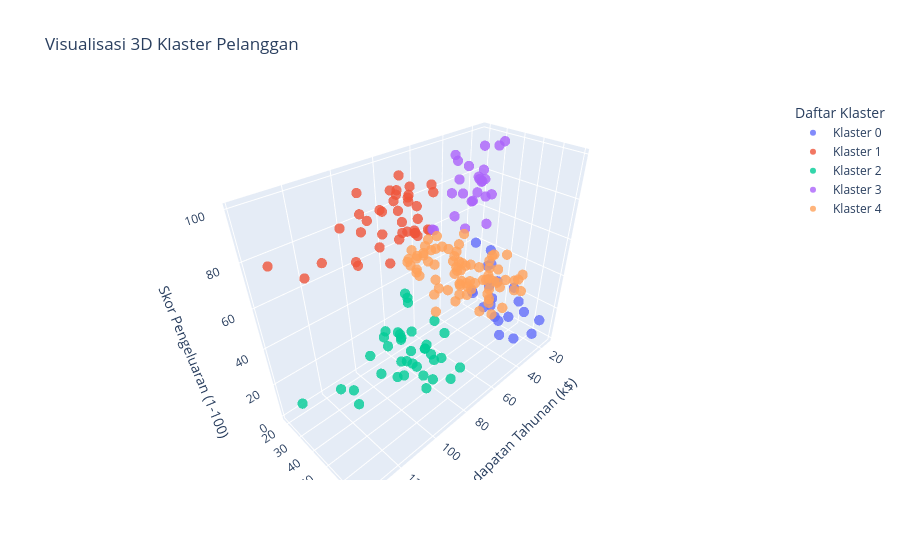

The code cell stored with this chart in its notebook:
### Code cell
import plotly.graph_objects as go
import plotly.express as px
import pandas as pd

# Asumsikan 'df' adalah DataFrame Anda dan sudah memiliki kolom 'Cluster_3D' 

# --- 1. Inisialisasi dan Persiapan ---
data_traces = []
unique_clusters = sorted(df['Cluster'].unique())

# --- PERBAIKAN DI SINI ---
# Mengganti 'Vibrant' dengan 'Plotly' (palet default) atau 'Set2'
colors = px.colors.qualitative.Plotly 

# --- 2. Perulangan untuk Membuat Trace per Klaster ---
for i, cluster_label in enumerate(unique_clusters):
    cluster_df = df[df['Cluster'] == cluster_label]
    
    trace = go.Scatter3d(
        x=cluster_df['Annual Income (k$)'],
        y=cluster_df['Age'],
        z=cluster_df['Spending Score (1-100)'],
        mode='markers',
        marker=dict(
            size=6,
            color=colors[i],
            opacity=0.8
        ),
        name=f'Klaster {cluster_label}'
    )
    data_traces.append(trace)

# --- 3. Pengaturan Layout dan Pembuatan Figure ---
layout = go.Layout(
    title='Visualisasi 3D Klaster Pelanggan',
    scene=dict(
        xaxis_title='Pendapatan Tahunan (k$)',
        yaxis_title='Usia',
        zaxis_title='Skor Pengeluaran (1-100)'
    ),
    legend_title_text='Daftar Klaster'
)

fig = go.Figure(data=data_traces, layout=layout)

# --- 4. Tampilkan Plot ---
fig.show()

### Figure 1 — Plotly figure (JSON) as saved in the notebook; plotly's stock layout.template omitted (floating-point values rounded to 4 significant figures)
{"data": [{"marker": {"color": "#636EFA", "opacity": 0.8, "size": 6}, "mode": "markers", "name": "Klaster 0", "type": "scatter3d", "x": [15, 16, 17, 18, 19, 19, 20, 20, 21, 23, 24, 25, 28, 28, 29, 30, 33, 33, 34, 37, 38, 39, 39], "y": [19, 20, 31, 35, 64, 67, 58, 37, 35, 52, 35, 46, 54, 45, 40, 60, 53, 49, 42, 36, 65, 48, 49], "z": [39, 6, 40, 6, 3, 14, 15, 13, 35, 29, 35, 5, 14, 32, 31, 4, 4, 14, 17, 26, 35, 36, 28]}, {"marker": {"color": "#EF553B", "opacity": 0.8, "size": 6}, "mode": "markers", "name": "Klaster 1", "type": "scatter3d", "x": [69, 70, 71, 71, 71, 72, 73, 73, 74, 75, 76, 77, 77, 78, 78, 78, 78, 78, 78, 79, 81, 85, 86, 87, 87, 87, 88, 88, 93, 97, 98, 99, 101, 103, 103, 113, 120, 126, 137], "y": [39, 31, 40, 38, 39, 31, 29, 32, 35, 32, 32, 28, 32, 34, 39, 38, 27, 30, 30, 29, 31, 36, 33, 32, 28, 36, 30, 27, 35, 32, 29, 30, 28, 36, 32, 38, 35, 32, 30], "z": [91, 77, 95, 75, 75, 71, 88, 73, 72, 93, 87, 97, 74, 90, 88, 76, 89, 78, 73, 83, 93, 75, 95, 63, 75, 92, 86, 69, 90, 86, 88, 97, 68, 85, 69, 91, 79, 74, 83]}, {"marker": {"color": "#00CC96", "opacity": 0.8, "size": 6}, "mode": "markers", "name": "Klaster 2", "type": "scatter3d", "x": [70, 71, 71, 72, 73, 73, 74, 75, 76, 77, 77, 78, 78, 78, 78, 78, 78, 79, 81, 85, 86, 87, 87, 87, 88, 88, 93, 97, 98, 99, 101, 103, 103, 113, 120, 126, 137], "y": [23, 59, 47, 25, 20, 44, 19, 57, 28, 25, 48, 34, 43, 44, 47, 37, 34, 56, 19, 50, 42, 36, 40, 36, 52, 58, 59, 37, 46, 41, 54, 41, 34, 33, 47, 45, 32], "z": [29, 11, 9, 34, 5, 7, 10, 5, 40, 12, 36, 22, 17, 20, 16, 1, 1, 35, 5, 26, 20, 27, 13, 10, 13, 15, 14, 32, 15, 39, 24, 17, 23, 8, 16, 28, 18]}, {"marker": {"color": "#AB63FA", "opacity": 0.8, "size": 6}, "mode": "markers", "name": "Klaster 3", "type": "scatter3d", "x": [15, 16, 17, 18, 19, 19, 20, 20, 21, 23, 24, 25, 28, 28, 29, 30, 33, 33, 34, 37, 38, 39, 39, 48, 48], "y": [21, 23, 22, 23, 30, 35, 24, 22, 20, 35, 25, 31, 29, 35, 23, 21, 18, 21, 30, 20, 24, 31, 24, 18, 19], "z": [81, 77, 76, 94, 72, 99, 77, 79, 66, 98, 73, 73, 82, 61, 87, 73, 92, 81, 73, 75, 92, 61, 65, 59, 59]}, {"marker": {"color": "#FFA15A", "opacity": 0.8, "size": 6}, "mode": "markers", "name": "Klaster 4", "type": "scatter3d", "x": [40, 40, 40, 40, 42, 42, 43, 43, 43, 43, 44, 44, 46, 46, 46, 46, 47, 47, 48, 48, 48, 48, 49, 49, 50, 50, 54, 54, 54, 54, 54, 54, 54, 54, 54, 54, 54, 54, 57, 57, 58, 58, 59, 59, 60, 60, 60, 60, 60, 60, 61, 61, 62, 62, 62, 62, 62, 62, 63, 63, 63, 63, 63, 63, 64, 64, 65, 65, 65, 65, 67, 67, 67, 67, 69, 71], "y": [50, 27, 29, 31, 49, 33, 31, 59, 50, 47, 51, 69, 27, 53, 70, 19, 67, 54, 63, 43, 68, 32, 70, 47, 60, 60, 59, 26, 45, 40, 23, 49, 57, 38, 67, 46, 21, 48, 55, 22, 34, 50, 68, 18, 48, 40, 32, 24, 47, 27, 48, 20, 23, 49, 67, 26, 49, 21, 66, 54, 68, 66, 65, 19, 38, 19, 18, 19, 63, 49, 51, 50, 27, 38, 40, 43], "z": [55, 47, 42, 42, 52, 60, 54, 60, 45, 41, 50, 46, 51, 46, 56, 55, 52, 59, 51, 50, 48, 47, 55, 42, 49, 56, 47, 54, 53, 48, 52, 42, 51, 55, 41, 44, 57, 46, 58, 55, 60, 46, 55, 41, 49, 40, 42, 52, 47, 50, 42, 49, 41, 48, 59, 55, 56, 42, 50, 46, 43, 48, 52, 54, 42, 46, 48, 50, 43, 59, 43, 57, 56, 40, 58, 35]}], "layout": {"legend": {"title": {"text": "Daftar Klaster"}}, "scene": {"xaxis": {"title": {"text": "Pendapatan Tahunan (k$)"}}, "yaxis": {"title": {"text": "Usia"}}, "zaxis": {"title": {"text": "Skor Pengeluaran (1-100)"}}}, "title": {"text": "Visualisasi 3D Klaster Pelanggan"}}}
